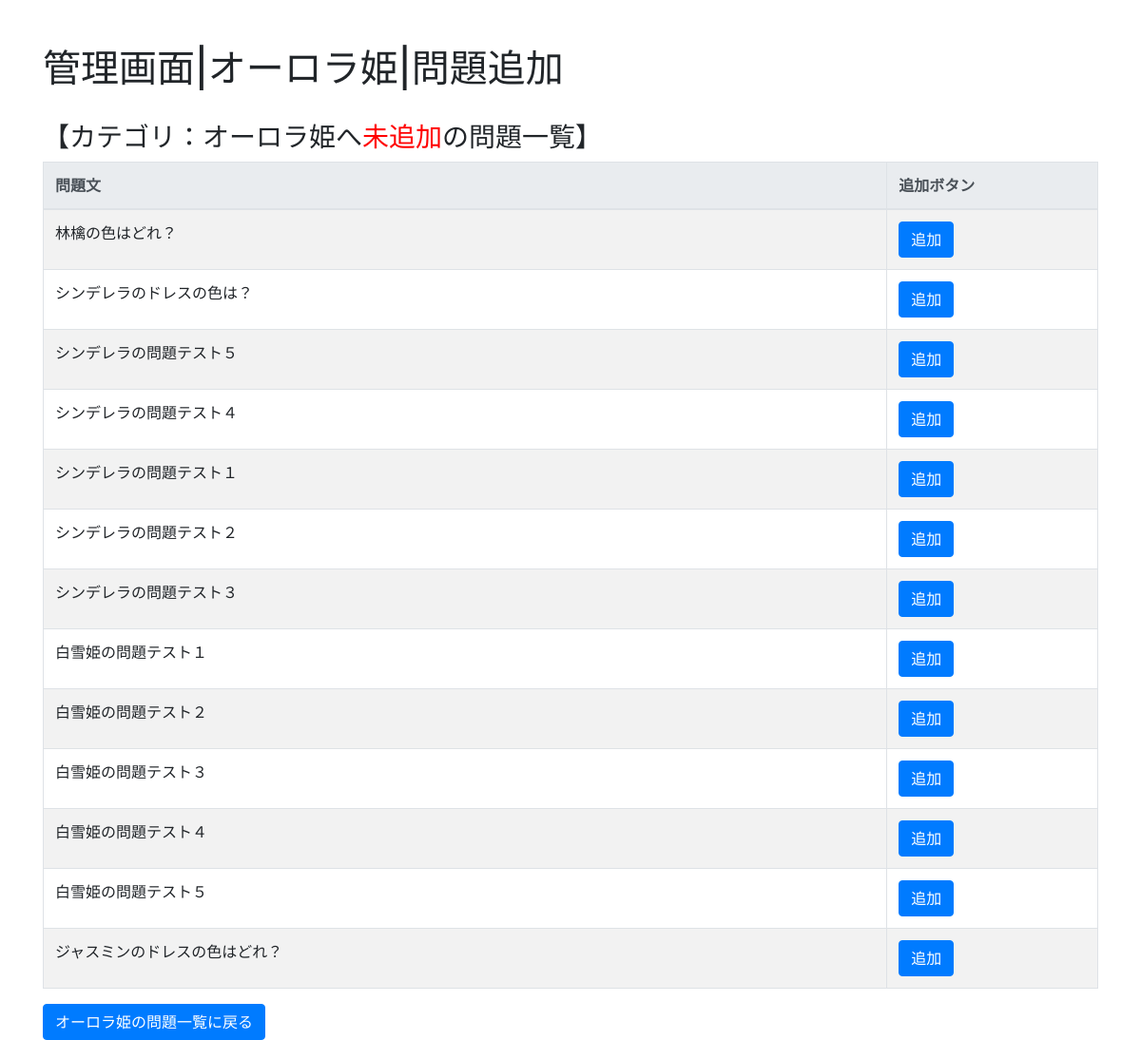
The app's page /edit/question/add/18, older data.
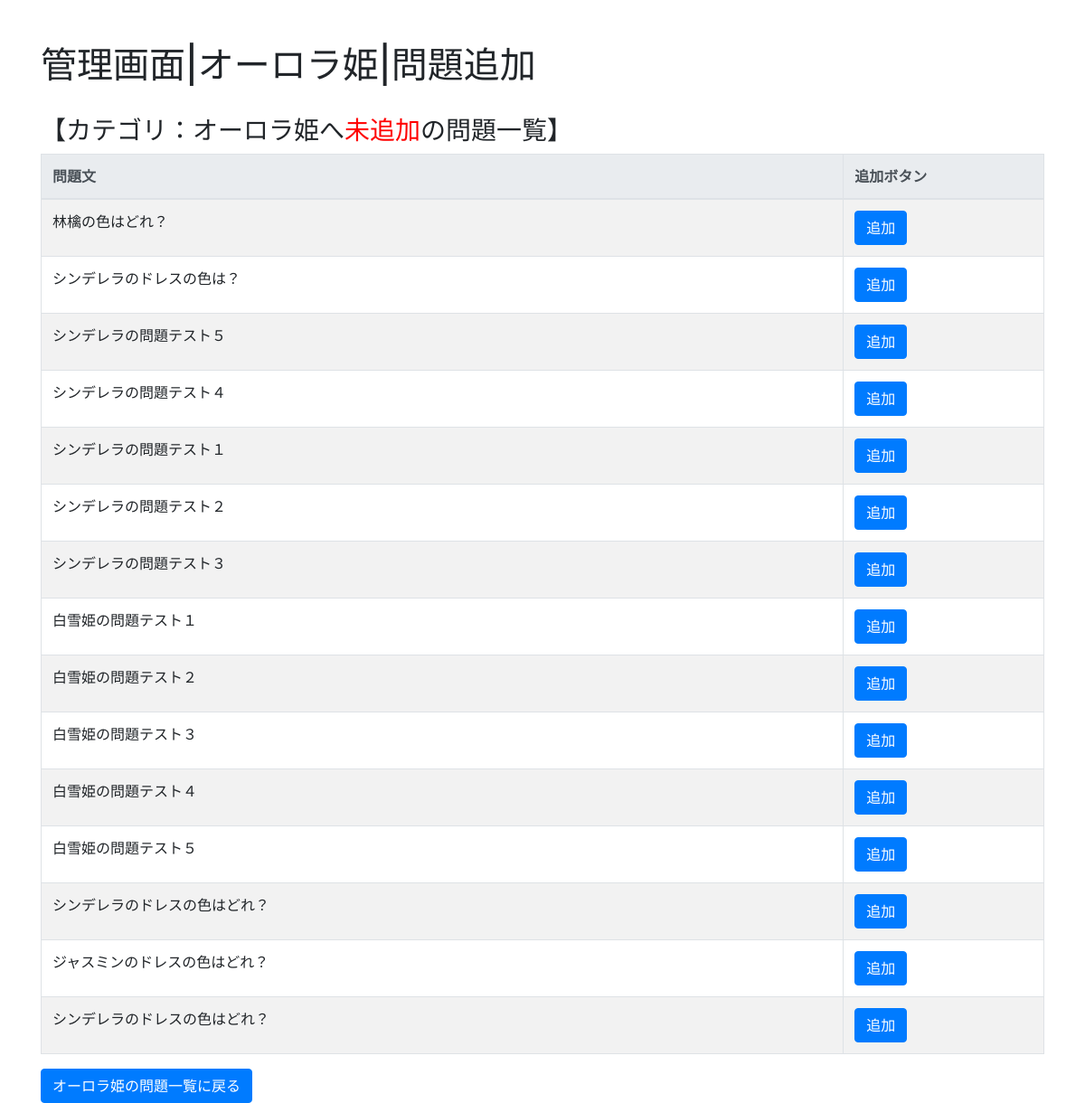
The same page, newer data.
### question/models.py (models this page shows, shortened)
class Question(models.Model):
    body = models.CharField('本文（漢字）', max_length=1024)
    body_kana = models.CharField('本文（ひらがな）', max_length=1024, default="")
    Category = models.ManyToManyField(Category)
    question_no = models.PositiveSmallIntegerField(verbose_name='問題No.', default=0)
    answer_choice_no = models.PositiveSmallIntegerField(verbose_name='正解No.', default=1)
    ok_comment = models.CharField('解説（正解の場合）', max_length=1024, default="")
    ng_comment = models.CharField('解説（不正解の場合）', max_length=1024, default="")
    question_disp_type = models.ForeignKey(QuestionDispType, on_delete=models.SET_DEFAULT, default=set_default_disp_type)

class ImageQuestion(models.Model):
    body = models.CharField('本文（漢字）', max_length=1024)
    body_kana = models.CharField('本文（ひらがな）', max_length=1024, default="")
    Category = models.ManyToManyField(Category)
    question_no = models.PositiveSmallIntegerField(verbose_name='問題No.', default=0)
    answer_choice_no = models.PositiveSmallIntegerField(verbose_name='正解No.', default=1)
    ok_comment = models.CharField('解説（正解の場合）', max_length=1024, default="")
    ng_comment = models.CharField('解説（不正解の場合）', max_length=1024, default="")
    wrap_back_num = models.PositiveSmallIntegerField(verbose_name='1行の最大の選択肢数.', default=3)

### edit/views.py (the view, shortened to what this page needs)
# urls.py: path('question/add/<int:category_id>', views.QuestionAddView.as_view(), name='question_add'),
class QuestionAddView(TemplateView):
    template_name = 'question/question_add.html'
    def get_context_data(self, **kwargs):
        context = super().get_context_data(**kwargs)
        category = Category.objects.get(pk=self.kwargs.get('category_id'))
        category_question_id_list = category.question_set.values_list('id', flat=True)
        category_imagequestion_id_list = category.imagequestion_set.values_list('id', flat=True)
        not_exists_question_list = []
        not_exists_imgquestion_list = []
        all_question = Question.objects.all()
        all_imgquestion = ImageQuestion.objects.all()
        for question in all_question:
            if question.id not in category_question_id_list:
                not_exists_question_list.append(question)
        for question in all_imgquestion:
            if question.id not in category_imagequestion_id_list:
                not_exists_imgquestion_list.append(question)
        context['category'] = category
        context['question_list'] = not_exists_question_list
        context['img_question_list'] = not_exists_imgquestion_list
        context['add_result'] = self.kwargs.get('add_result')
        return context

### edit/templates/question/question_add.html (shortened to what this page needs)
{% extends 'question/base.html' %}
{% block page_title %}管理画面|{{ category.name }}|問題追加{% endblock %}
{% block content %}
<div class="container">
    <div class="row">
      <div class="col-12">
        <br>
        <h3>【カテゴリ：{{ category.name }}へ<font color="red">未追加</font>の問題一覧】</h3>
        <table class="table table-bordered table-striped">
            <thead class="thead-light">
                <tr>
                  <th style="width:80%">問題文</th>
                  <th style="width:20%">追加ボタン</th>
                </tr>
            </thead>
            {% for question in question_list %}
            <tr>
                <td>{{ question.body }}</td>
                <td>
                  <form action="{% url 'question_add' category.pk %}" method="post">
                    <input type="submit" class="btn btn-primary" value="追加"></a>
                  </form>
                </td>
            </tr>
            {% endfor %}
            {% for question in img_question_list %}
            <tr>
                <td>{{ question.body }}</td>
                <td>
                  <form action="{% url 'question_add' category.pk %}" method="post">
                    <input type="submit" class="btn btn-primary" value="追加"></a>
                  </form>
                </td>
            </tr>
            {% endfor %}
        </table>
      </div>
    </div>
    <div class="row">
        <div class="col-12">
          <a class="btn btn-primary" href="{% url 'category_question_list' category.pk %}" role="button">{{ category.name }}の問題一覧に戻る</a>
        </div>
      </div>
</div>
{% endblock %}

Row changes from the older to the newer data that the page shows:
added Question: body "シンデレラのドレスの色はどれ？"
added ImageQuestion: body "シンデレラのドレスの色はどれ？"
